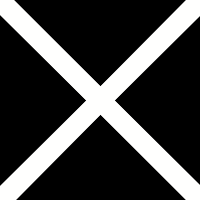
Frame 1 (no input)
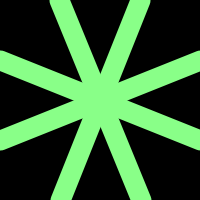
Frame 60 (the mouse pressed at the canvas centre just before this capture)
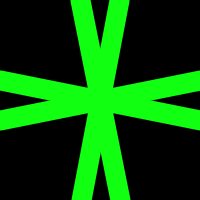
Frame 120 (the mouse held since frame 60 and released just before this capture)

The Processing sketch that drew these frames (run headless with seeded random() and noise(); from frame 60 on, the mouse is pressed at the canvas centre):

// Processing sketch: processing_79854
// ── processing_79854.pde

void setup() {
size(200, 200);
background(0);
frameRate(100);
}
int a = 0;
int b=200;
int g=255;
void draw(){
  noStroke();
  fill(0,0,0);
  rect(0,0,200,200);
  strokeWeight(20);
  stroke(g--,255,g--);
  line(a++,0,b--,200);
  line(0,a,200,b);
  line(0,b,200,a);
  line(b,0,a,200);
  if(b<0){
    g=255;
    a=0;
    b=200;
}
}
